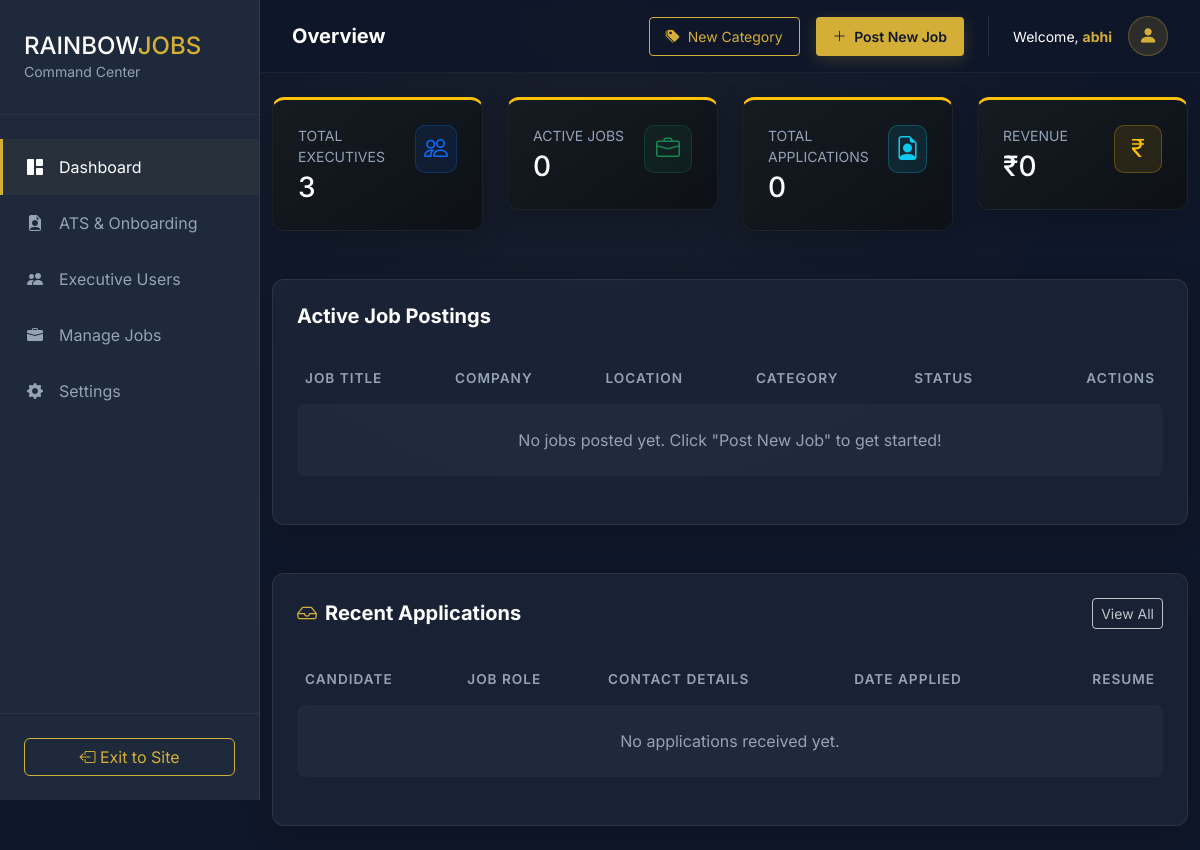
Page /management/dashboard/ (signed in) on the earlier database version.
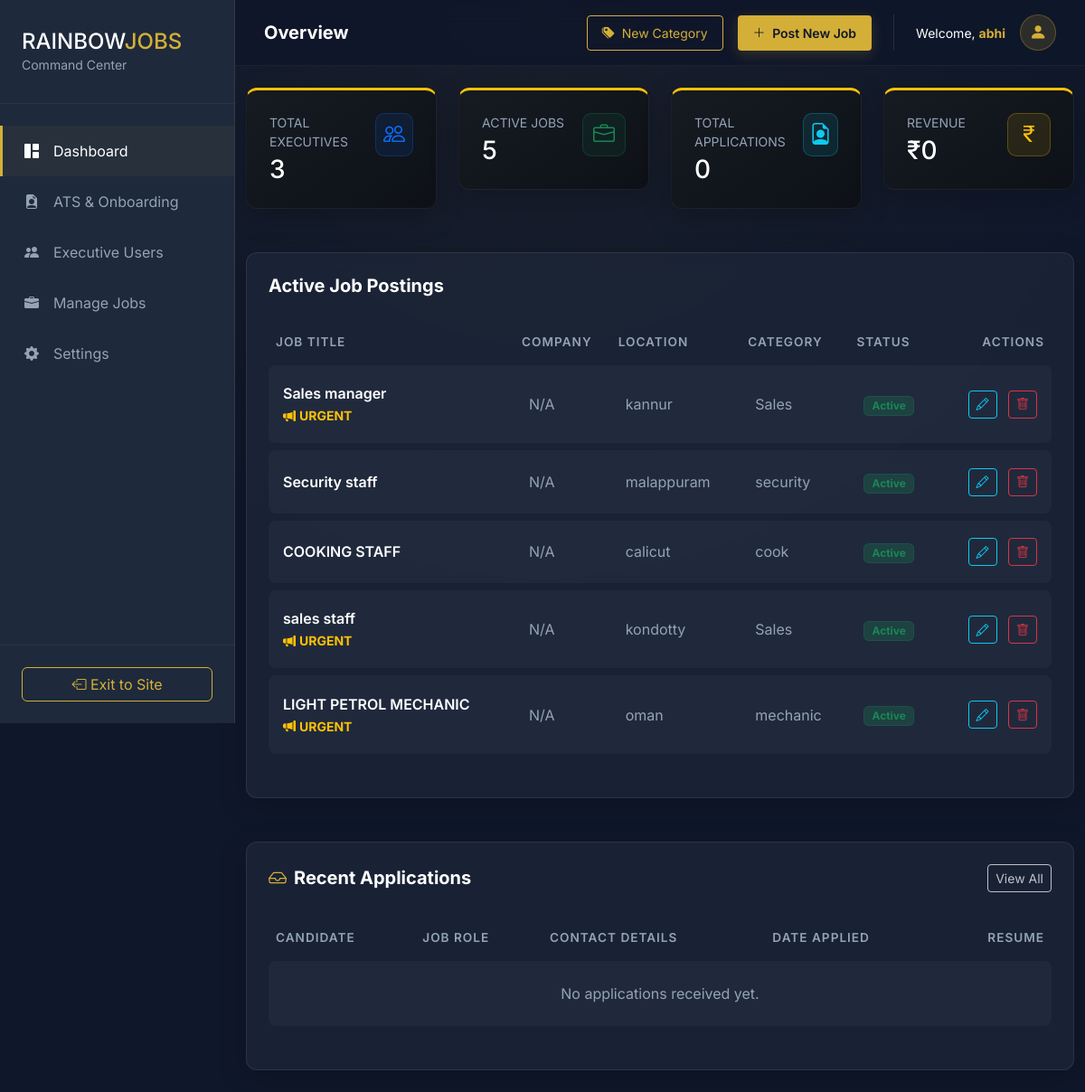
Same page on the later database version.
### jobs/models.py (models this page shows, shortened)
class Job(models.Model):
    GENDER_CHOICES = [
        ('Any', 'Male / Female'),
        ('Male', 'Male Only'),
        ('Female', 'Female Only'),
    ]
    title = models.CharField(max_length=200) # e.g., "SALES STAFF", "LIGHT PETROL MECHANIC"
    category = models.ForeignKey(Category, on_delete=models.SET_NULL, null=True, related_name='jobs')
    company_name = models.CharField(max_length=200, blank=True, null=True) # E.g., "Gas Stove Agency"
    location = models.CharField(max_length=150) # e.g., "Kondotty", "Oman"
    description = models.TextField(help_text="Main Malayalam/English description")
    gender = models.CharField(max_length=10, choices=GENDER_CHOICES, default='Any')
    salary = models.CharField(max_length=100) # e.g., "13600 + incentive" or "38000 to 43000"
    experience = models.CharField(max_length=100, blank=True, null=True) # e.g., "Freshers & Experience" or "2 year or 3 year"
    timing = models.CharField(max_length=100, blank=True, null=True) # e.g., "09.30 am to 05.00 pm"
    benefits = models.TextField(blank=True, null=True, help_text="e.g., ESI & PF, Food & Accommodation")
    requirements = models.TextField(blank=True, null=True, help_text="e.g., Two wheeler must, Arabic knowledge must")
    is_urgent = models.BooleanField(default=False, help_text="Check this to show 📢 URGENT VACANCY tag")
    contact_info = models.CharField(max_length=100) # e.g., "8590667410"
    posted_by = models.ForeignKey(User, on_delete=models.CASCADE)
    created_at = models.DateTimeField(default=timezone.now)
    is_active = models.BooleanField(default=True)

class Category(models.Model):
    name = models.CharField(max_length=100, unique=True)
    description = models.TextField(blank=True, null=True)
    class Meta:
        verbose_name_plural = "Categories"

### portal_admin/views.py (the view)
# urls.py: path('dashboard/', views.dashboard_view, name='admin_dashboard'),
@login_required(login_url='login')
@user_passes_test(is_admin, login_url='home')
def dashboard_view(request):
    context = {
        'total_users': User.objects.count(),
        'categories': Category.objects.all(), # Send categories to the Add Job Modal
        'active_jobs': Job.objects.filter(is_active=True).count(),
        'jobs_list': Job.objects.all().order_by('-created_at')[:10], # Show 10 most recent jobs
        'total_applications': JobApplication.objects.count(),
        'applications': JobApplication.objects.all().order_by('-applied_at')[:15],
    }
    return render(request, 'admin/admin_dashboard.html', context)

### templates/admin/admin_dashboard.html (shortened to what this page needs)
{% load static %}
<!DOCTYPE html>
<html lang="en">
<head>
    <link href="https://cdn.jsdelivr.net/npm/bootstrap@5.3.0/dist/css/bootstrap.min.css" rel="stylesheet">
    <link rel="stylesheet" href="https://cdn.jsdelivr.net/npm/bootstrap-icons@1.10.5/font/bootstrap-icons.css">
    <link rel="stylesheet" href="{% static 'css/admin_dashboard.css' %}">
</head>
<body class="dark-dashboard">
    <nav class="sidebar" id="sidebar">
        <div class="sidebar-header">
            <h4 class="logo text-white mb-0">RAINBOW<span class="text-gold">JOBS</span></h4>
            <p class="text-muted-premium small mb-0">Command Center</p>
        </div>
        <ul class="nav-links list-unstyled mt-4">
            <li class="active"><a href="{% url 'admin_dashboard' %}"><i class="bi bi-grid-1x2-fill"></i> Dashboard</a></li>
            <li><a href="{% url 'all_applications' %}"><i class="bi bi-file-earmark-person-fill"></i> ATS & Onboarding</a></li>
            <li><a href="#"><i class="bi bi-people-fill"></i> Executive Users</a></li>
            <li><a href="{% url 'manage_jobs' %}"><i class="bi bi-briefcase-fill"></i> Manage Jobs</a></li>
            <li><a href="#"><i class="bi bi-gear-fill"></i> Settings</a></li>
        </ul>
        <div class="sidebar-footer">
            <a href="{% url 'home' %}" class="btn btn-outline-gold w-100"><i class="bi bi-box-arrow-left"></i> Exit to Site</a>
        </div>
    </nav>
    <main class="main-content" id="mainContent">
        <header class="topbar d-flex justify-content-between align-items-center">
            <div class="d-flex align-items-center gap-3">
                <h5 class="mb-0 text-white fw-bold">Overview</h5>
            </div>
            <div class="d-flex align-items-center gap-3">
                <button class="btn btn-outline-gold btn-sm px-3 py-2 d-none d-md-block" data-bs-toggle="modal" data-bs-target="#addCategoryModal">
                    <i class="bi bi-tags-fill me-1"></i> New Category
                </button>
                <button class="btn btn-gold btn-sm px-3 py-2 d-none d-md-block" data-bs-toggle="modal" data-bs-target="#addJobModal">
                    <i class="bi bi-plus-lg me-1"></i> Post New Job
                </button>
                <div class="admin-profile d-flex align-items-center gap-3 border-start border-secondary border-opacity-25 ps-4 ms-2">
                    <span class="text-white small">Welcome, <strong class="text-gold">{{ request.user.username|default:"Admin" }}</strong></span>
                    <div class="avatar-circle"><i class="bi bi-person-fill"></i></div>
                </div>
            </div>
        </header>
        <div class="container-fluid py-4">
            <div class="row g-4 mb-5">
                <div class="col-md-3">
                    <div class="stat-card">
                        <div class="d-flex justify-content-between align-items-start">
                            <div>
                                <p class="text-muted-premium small mb-1 text-uppercase letter-spacing-1">Total Executives</p>
                                <h3 class="text-white mb-0">{{ total_users|default:"0" }}</h3>
                            </div>
                            <div class="icon-box bg-primary bg-opacity-10 text-primary border border-primary border-opacity-25"><i class="bi bi-people"></i></div>
                        </div>
                    </div>
                </div>
                <div class="col-md-3">
                    <div class="stat-card">
                        <div class="d-flex justify-content-between align-items-start">
                            <div>
                                <p class="text-muted-premium small mb-1 text-uppercase letter-spacing-1">Active Jobs</p>
                                <h3 class="text-white mb-0">{{ active_jobs|default:"0" }}</h3>
                            </div>
                            <div class="icon-box bg-success bg-opacity-10 text-success border border-success border-opacity-25"><i class="bi bi-briefcase"></i></div>
                        </div>
                    </div>
                </div>
                <div class="col-md-3">
                    <div class="stat-card">
                        <div class="d-flex justify-content-between align-items-start">
                            <div>
                                <p class="text-muted-premium small mb-1 text-uppercase letter-spacing-1">Total Applications</p>
                                <h3 class="text-white mb-0">{{ total_applications|default:"0" }}</h3>
                            </div>
                            <div class="icon-box bg-info bg-opacity-10 text-info border border-info border-opacity-25"><i class="bi bi-file-earmark-person"></i></div>
                        </div>
                    </div>
                </div>
                <div class="col-md-3">
                    <div class="stat-card">
                        <div class="d-flex justify-content-between align-items-start">
                            <div>
                                <p class="text-muted-premium small mb-1 text-uppercase letter-spacing-1">Revenue</p>
                                <h3 class="text-white mb-0">₹0</h3>
                            </div>
                            <div class="icon-box bg-warning bg-opacity-10 text-warning border border-warning border-opacity-25"><i class="bi bi-currency-rupee"></i></div>
                        </div>
                    </div>
                </div>
            </div>
            <div class="row mb-5">
                <div class="col-12">
                    <div class="custom-card">
                        <div class="d-flex justify-content-between align-items-center mb-4">
                            <h6 class="text-white mb-0 fw-bold fs-5">Active Job Postings</h6>
                        </div>
                        <div class="table-responsive">
                            <table class="table custom-table align-middle">
                                <thead>
                                    <tr>
                                        <th>Job Title</th>
                                        <th>Company</th>
                                        <th>Location</th>
                                        <th>Category</th>
                                        <th>Status</th>
                                        <th class="text-end">Actions</th>
                                    </tr>
                                </thead>
                                <tbody>
                                    {% for job in jobs_list %}
                                    <tr>
                                        <td>
                                            <div class="text-white fw-semibold">{{ job.title }}</div>
                                            {% if job.is_urgent %}
                                                <small class="text-warning fw-bold"><i class="bi bi-megaphone-fill me-1"></i>URGENT</small>
                                            {% endif %}
                                        </td>
                                        <td class="text-muted-premium">{{ job.company_name|default:"N/A" }}</td>
                                        <td class="text-muted-premium">{{ job.location }}</td>
                                        <td class="text-muted-premium">{{ job.category.name|default:"General" }}</td>
                                        <td>
                                            {% if job.is_active %}
                                                <span class="badge bg-success bg-opacity-25 text-success border border-success border-opacity-25 px-2 py-1">Active</span>
                                            {% else %}
                                                <span class="badge bg-secondary bg-opacity-25 text-secondary border border-secondary border-opacity-25 px-2 py-1">Closed</span>
                                            {% endif %}
                                        </td>
                                        <td class="text-end">
                                            <button class="btn btn-sm btn-outline-info me-2"><i class="bi bi-pencil"></i></button>
                                            <button class="btn btn-sm btn-outline-danger"><i class="bi bi-trash"></i></button>
                                        </td>
                                    </tr>
                                    {% empty %}
                                    <tr>
                                        <td colspan="6" class="text-center text-muted-premium py-4">No jobs posted yet. Click "Post New Job" to get started!</td>
                                    </tr>
                                    {% endfor %}
                                </tbody>
                            </table>
                        </div>
                    </div>
                </div>
            </div>
            <div class="row">
                <div class="col-12">
                    <div class="custom-card">
                        <div class="d-flex justify-content-between align-items-center mb-4">
                            <h6 class="text-white mb-0 fw-bold fs-5"><i class="bi bi-inbox text-gold me-2"></i>Recent Applications</h6>
                            <a href="{% url 'all_applications' %}" class="btn btn-sm btn-outline-light opacity-75">View All</a>
                        </div>
                        <div class="table-responsive">
                            <table class="table custom-table align-middle">
                                <thead>
                                    <tr>
                                        <th>Candidate</th>
                                        <th>Job Role</th>
                                        <th>Contact Details</th>
                                        <th>Date Applied</th>
                                        <th class="text-end">Resume</th>
                                    </tr>
                                </thead>
                                <tbody>
                                    {% for app in applications %}
                                    <tr>
                                        <td>
                                            <div class="d-flex align-items-center">
                                                <div class="rounded-circle d-flex justify-content-center align-items-center fw-bold" style="width: 35px; height: 35px; background-color: #0f172a; color: #ffc107; border: 1px solid rgba(255,255,255,0.1);">
                                                    {{ app.applicant_name|make_list|first|upper }}
                                                </div>
                                                <div class="ms-3">
                                                    <span class="d-block text-white fw-semibold">{{ app.applicant_name }}</span>
                                                </div>
                                            </div>
                                        </td>
                                        <td>
                                            <span class="d-block text-white">{{ app.job.title }}</span>
                                            <small class="text-muted-premium">{{ app.job.category.name|default:"General" }}</small>
                                        </td>
                                        <td>
                                            <span class="d-block text-white small"><i class="bi bi-envelope me-1 text-muted-premium"></i>{{ app.email }}</span>
                                            <span class="d-block text-white small"><i class="bi bi-telephone me-1 text-muted-premium"></i>{{ app.phone }}</span>
                                        </td>
                                        <td class="text-muted-premium">{{ app.applied_at|date:"M d, Y" }}</td>
                                        <td class="text-end">
                                            {% if app.resume_link %}
                                                <a href="{{ app.resume_link }}" target="_blank" class="btn btn-sm btn-outline-info">View <i class="bi bi-box-arrow-up-right ms-1"></i></a>
                                            {% else %}
                                                <span class="text-muted-premium small fst-italic">No Link</span>
                                            {% endif %}
                                        </td>
                                    </tr>
                                    {% empty %}
                                    <tr>
                                        <td colspan="5" class="text-center text-muted-premium py-4">No applications received yet.</td>
                                    </tr>
                                    {% endfor %}
                                </tbody>
                            </table>
                        </div>
                    </div>
                </div>
            </div>
        </div>
    </main>
</body>
</html>

Differences in the rows shown:
added Job: title "Sales manager", is_urgent True (drawn), company_name "N/A", location "kannur", category.name "Sales", is_active "Active"
added Job: title "Security staff", company_name "N/A", location "malappuram", category.name "security", is_active "Active"
added Job: title "COOKING STAFF", company_name "N/A", location "calicut", category.name "cook", is_active "Active"
added Job: title "sales staff", is_urgent True (drawn), company_name "N/A", location "kondotty", category.name "Sales", is_active "Active"
added Job: title "LIGHT PETROL MECHANIC", is_urgent True (drawn), company_name "N/A", location "oman", category.name "mechanic", is_active "Active"
Other differences:
{{ active_jobs|default:"0" }}: "0" → "5"
text no longer shown: "No jobs posted yet. Click \"Post New Job\" to get started!"
